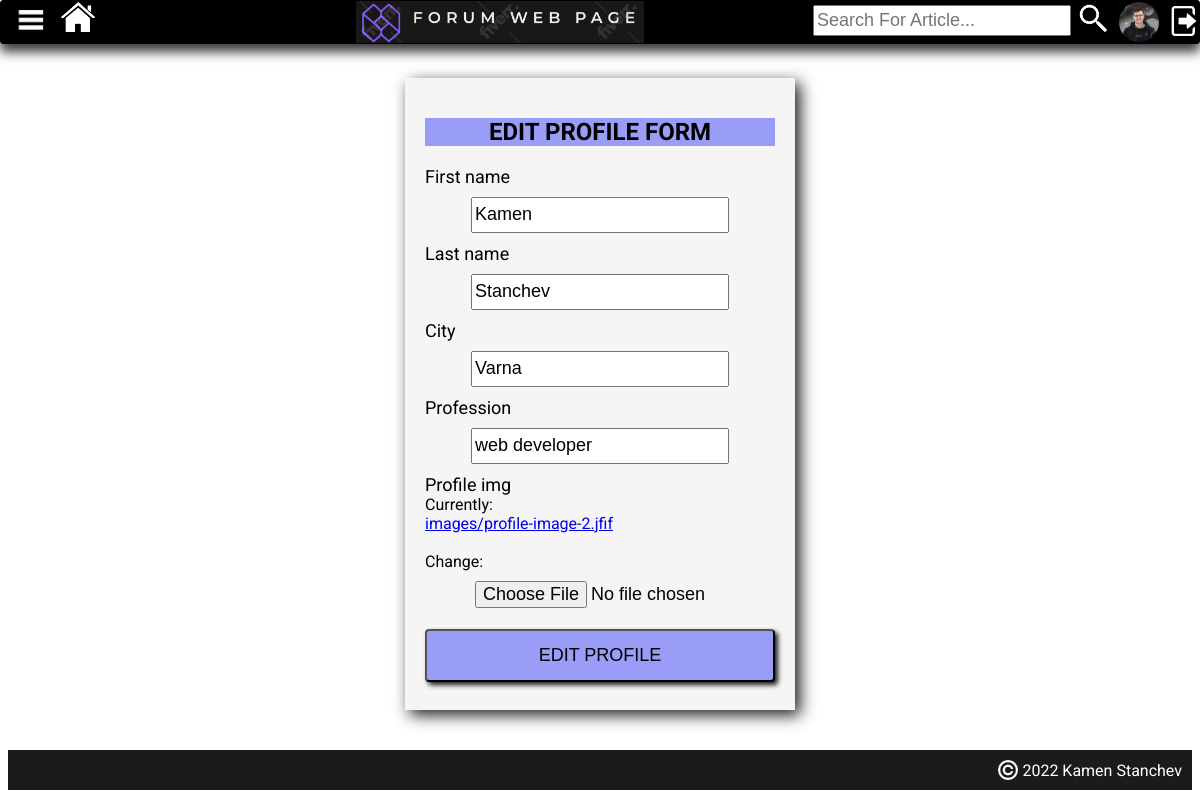
The page /edit-profile/ (signed in) on the database its author committed.
### forum_project/main_app/models.py (models this page shows, shortened)
class Profile(models.Model):
    user = models.OneToOneField(User, on_delete=models.CASCADE)
    first_name = models.CharField(max_length=30, null=True, blank=True)
    last_name = models.CharField(max_length=30, null=True, blank=True)
    city = models.CharField(max_length=30)
    profession = models.CharField(max_length=30)
    profile_img = models.ImageField(upload_to='images/', default='images/add_profile_image.jpg')

### forum_project/main_app/views.py (the view)
# urls.py: path('edit-profile/', views.edit_profile, name='edit_profile'),
def edit_profile(request):
    title = 'EDIT PROFILE'
    button_title = 'EDIT'
    user_profile = request.user.profile
    if request.method == 'POST':
        form = EditProfileForm(request.POST, request.FILES, instance=user_profile)
        if form.is_valid():
            form.save()
            return redirect('home')
    else:
        form = EditProfileForm(instance=user_profile)
    context = {'form': form,
               'title': title,
               'profile': user_profile,
               'button_title': button_title, }
    return render(request, 'registration.html', context)

### forum_project/main_app/forms.py
class EditProfileForm(forms.ModelForm):
    class Meta:
        model = Profile
        exclude = ['user']

### forum_project/registration/templates/registration.html (shortened to what this page needs)
{% extends 'base.html' %}
{% load static %}
{% block page_content %}
     <form class="user-form"  method="post" enctype="multipart/form-data">
         <h2 class="title-registration-box">{{ title }} FORM</h2>
         {% for field in form %}
             <span class="label">
                {{ field.label }}
             </span>
             {{ field }}
         {% endfor %}
         <button class="registrate-button" type="submit" >{{ title }}</button>
{% endblock %}

### templates/base.html (shortened to what this page needs)
{% load static %}
<!DOCTYPE html>
<html lang="en">
    <head>
        <link rel="stylesheet" type="text/css" href="{% static 'css/main.css' %}"/>
        <link rel="stylesheet" type="text/css" href="{% static 'css/navbar.css' %}"/>
        <link rel="stylesheet" type="text/css" href="{% static 'css/container.css' %}"/>
        <link rel="stylesheet" type="text/css" href="{% static 'css/profile-container.css' %}"/>
        <link rel="stylesheet" type="text/css" href="{% static 'css/topics.css' %}"/>
        <link rel="stylesheet" type="text/css" href="{% static 'css/footer.css' %}"/>
    </head>
    <body>
        <div class="navbar">
                <div class="left-side">
                    <div class="dropdown">
                      <span><img class="hamburger-menu-icon"
                         src="{% static 'icons/hamburger-menu.png' %}" alt="NO IMAGE, NO IMAGE, NO IMAGE"></span>
                    </div>
                    <a href="{% url 'home' %}"><img class="home-icon"
                         src="{% static 'icons/home-icon1.png' %}"></a>
                </div>
                <div class="central-side">
                    <img class="logo" src="{% static 'images/logo.PNG' %}">
                </div>
                <div class="right-side">
                    <form method="GET" action="{% url 'search-article' %}" style="display: flex">
                        <input class="search-bar" type="text" placeholder="Search For Article..."
                               name="q" value="{{ request.GET.q }}">
                        <button class="search-button"><img class="search-button-icon" src="{% static 'icons/search-button.png' %}"></button>
                    </form>
                    {% if user.is_authenticated %}
                        <img class="current-user-image" src="{{ user.profile.profile_img.url }}">
                        <a href="{% url 'logout' %}"><img class="login-logout-link" src="{% static 'icons/logout-icon1.png' %}"></a>
                    {% else %}
                        <img class="current-user-image"
                            src="{% static 'images/no-profile-image.jfif' %}">
                        <a href="{% url 'login' %}"><img class="login-logout-link" src="{% static 'icons/login-icon.png' %}"></a>
                    {% endif %}
                </div>
        </div>
        <div class="container">
            {% block page_content %}
            {% endblock %}
        </div>
        <footer>
            <span class="copyright-content">
                <img class="copyright-symbol" src="{% static 'icons/copyright.png'%}">
                    2022 Kamen Stanchev
            </span>
</footer>
    </body>
</html>

### static/css/main.css (style rules this page uses)
body { padding-top: 5px; font-family: 'Roboto', sans-serif; }
footer { background-color: #1b1b1b; left: 0; right: 0; bottom: 0; height: 40px; margin-top: 10px; }

### static/css/navbar.css (style rules this page uses)
.dropdown { position: relative; display: inline-block; }
.hamburger-menu-icon { height: 60px; margin-top: -12px; }
.navbar { display: flex; background-color: gray; height: 42px; font-weight: bolder; font-size: 19px; color: white; border: black 1px solid; border-radius: 3px; box-shadow: #38393b 0 8px 12px; position: fixed; top: 0; left: 0; right: 0; }
.left-side { display: flex; flex: 1; background-color: black; padding-top: 1px; }
.home-icon { height: 30px; margin-bottom: 12px; }
.search-button { border: none; background-color: black; cursor: pointer; height: 33px; }
.central-side { display: flex; flex: 3; min-width: 250px; background-color: black; justify-content: center; }
.logo { height: 100%; }
.right-side { display: flex; flex:2; background-color: black; justify-content: flex-end; }
.search-bar { height: 25px; margin-top: 6px; }
.search-bar::placeholder { font-size: 18px; }
.search-button-icon { height: 33px; background-color: black; border: none; }
.current-user-image { height: 40px; width: 40px; object-fit: cover; margin-top: 1px; margin-left: 3px; border-radius: 25px; flex-shrink: 0; }
.login-logout-link { height: 30px; width: 30px; margin-left: 10px; margin-top: 5px; flex-shrink: 1; }

### static/css/footer.css (style rules this page uses)
.copyright-content { color: white; float: right; margin-top: 10px; margin-right: 10px; }
.copyright-symbol { height: 20px; vertical-align: bottom; }

### forum_project/registration/templates/registration.html (style rules this page uses)
.user-form { display: flex; flex-direction: column; margin: 65px auto 40px auto; padding: 20px; width: 350px; box-shadow: #1b1b1b 5px 5px 15px; background-color: whitesmoke; }
.title-registration-box { background-color: #9A9DF7; text-align: center; }
input { width: 250px; height: 30px; margin: 10px 0; align-self: center; font-size: 18px; }
.label { font-size: 18px; }
.registrate-button { width: 100%; background-color: #9A9DF7; color: black; font-size: 18px; padding: 14px 20px; margin: 8px 0; border-radius: 4px; box-shadow: #1b1b1b 3px 3px 5px; cursor: pointer; }

### rows shown on the page
Profile: form "Kamen" "Stanchev" "Varna" "web developer"

### other values the page prints
{{ title }} "EDIT PROFILE"
{{ field.label }} "First name" "Last name" "City" "Profession" "Profile img"
